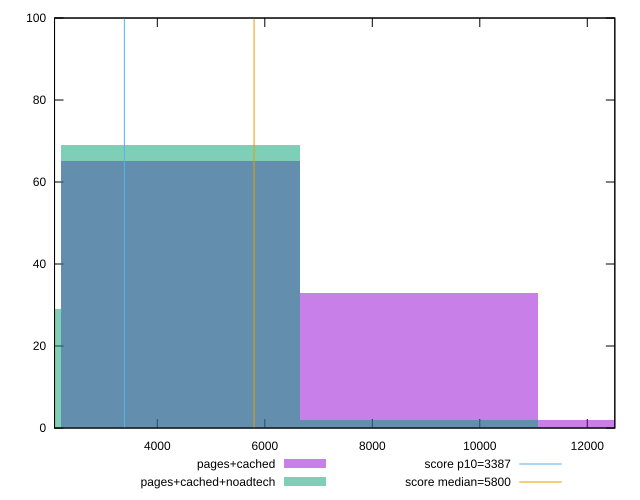

gnuplot code for this plot:
reset

$pagesCached <<EOF
13300.06918361843 2
4433.356394539477 65
8866.712789078954 33
EOF

$pagesCachedNoadtech <<EOF
8866.712789078954 2
4433.356394539477 69
0 29
EOF

set key outside below
set boxwidth 4433.356394539477
set xrange [2087.5954999999994:12512.440109029718]
set yrange [0:100]
set trange [0:100]
set style fill transparent solid 0.5 noborder

set parametric
set terminal svg size 640, 500 enhanced background rgb 'white'
set output "report_00014_2021-02-09T15:56:05.503Z/speed-index/comparison/histogram/1_vs_2.svg"

plot $pagesCached title "pages+cached" with boxes, \
     $pagesCachedNoadtech title "pages+cached+noadtech" with boxes, \
     3387,t title "score p10=3387", \
     5800,t title "score median=5800"

reset
